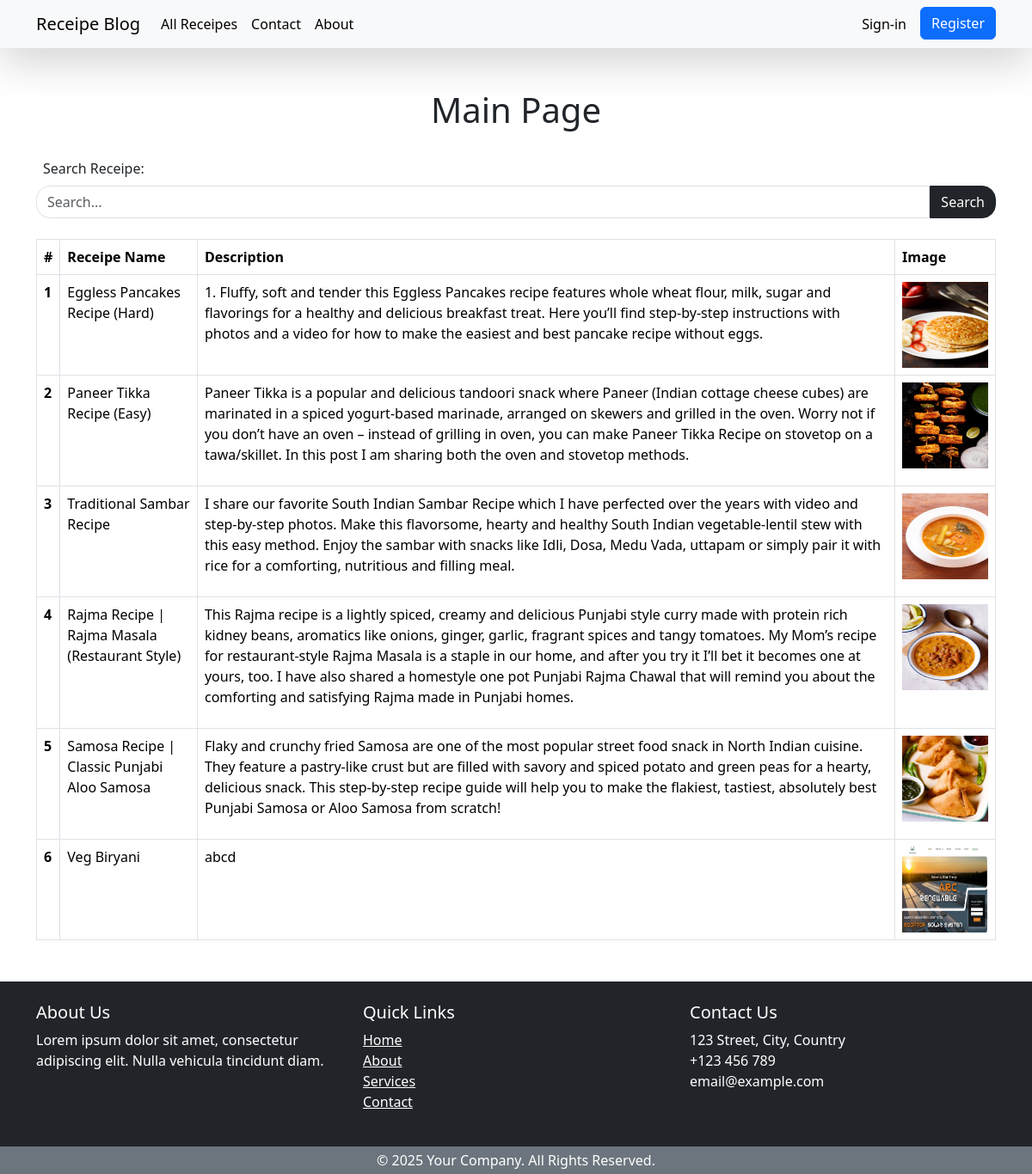
The page / on the database its author committed.
### recipeProject/models.py (models this page shows)
class Receipe(models.Model):
    user = models.ForeignKey(User, on_delete=models.SET_NULL, null=True, blank=True)
    receipe_name = models.CharField(max_length=100)
    receipe_desc = models.TextField()
    receipe_image = models.ImageField(upload_to="receipe/")

### basic_setup_01/views.py (the view)
# urls.py: path('', views.main, name='main'),
def main(request):
    queryset = Receipe.objects.all()
    context = {'receipes': queryset}
    if request.GET.get("search"):
        search = request.GET.get("search")
        queryset = queryset.filter(receipe_name__icontains = search)
        context = {'receipes': queryset, 'search':True}
    return render(request, 'main.html', context)

### templates/main.html (shortened to what this page needs)
{% extends "layout.html" %}
{% block content %}
    <div class="container mt-5" >
        <div class="d-flex justify-content-center mt-4">
            <h1>Main Page</h1>
        </div>
        <form class="mt-4">
            <label for="search_receipe" class="form-label ps-2">Search Receipe:</label>
            <div class="d-flex">
                <input name='search' type="text" class="form-control rounded-4 rounded-end-0" id="search_receipe" placeholder={{search}}"Search...">
                <button type='submit' class='btn btn-dark rounded-4 rounded-start-0'>Search</button>
            </div>
        </form>
        <table class="table table-bordered mt-4">
            <thead>
              <tr>
                <th scope="col">#</th>
                <th scope="col">Receipe Name</th>
                <th scope="col">Description</th>
                <th scope="col">Image</th>
              </tr>
            </thead>
            <tbody>
            {% for receipe in receipes  %}
              <tr>
                <th scope="row">{{forloop.counter}}</th>
                <td>{{receipe.receipe_name}}</td>
                <td>
                    <p>{{receipe.receipe_desc}}</p>
                </td>
                <td>
                    <img src="/receipe/media/{{receipe.receipe_image}}" width="100px" height="100px">
                </td>
              </tr>
            {% endfor %}
            </tbody>
          </table>
    </div>
{% endblock content %}

### rows shown on the page
Receipe: receipe_name "Eggless Pancakes Recipe (Hard)", receipe_desc "1. Fluffy, soft and tender this Eggless Pancakes recipe features whole wheat flour, milk, sugar and flavorings for a healthy and delicious breakfast treat. Here you’ll find step-by-step instructions with photos and a video for how to make the easiest and best pancake recipe without eggs.", receipe_image (picture)
Receipe: receipe_name "Paneer Tikka Recipe (Easy)", receipe_desc "Paneer Tikka is a popular and delicious tandoori snack where Paneer (Indian cottage cheese cubes) are marinated in a spiced yogurt-based marinade, arranged on skewers and grilled in the oven. Worry not if you don’t have an oven – instead of grilling in oven, you can make Paneer Tikka Recipe on stovetop on a tawa/skillet. In this post I am sharing both the oven and stovetop methods.", receipe_image (picture)
Receipe: receipe_name "Traditional Sambar Recipe", receipe_desc "I share our favorite South Indian Sambar Recipe which I have perfected over the years with video and step-by-step photos. Make this flavorsome, hearty and healthy South Indian vegetable-lentil stew with this easy method. Enjoy the sambar with snacks like Idli, Dosa, Medu Vada, uttapam or simply pair it with rice for a comforting, nutritious and filling meal.", receipe_image (picture)
Receipe: receipe_name "Rajma Recipe | Rajma Masala (Restaurant Style)", receipe_desc "This Rajma recipe is a lightly spiced, creamy and delicious Punjabi style curry made with protein rich kidney beans, aromatics like onions, ginger, garlic, fragrant spices and tangy tomatoes. My Mom’s recipe for restaurant-style Rajma Masala is a staple in our home, and after you try it I’ll bet it becomes one at yours, too. I have also shared a homestyle one pot Punjabi Rajma Chawal that will remind you about the comforting and satisfying Rajma made in Punjabi homes.", receipe_image (picture)
Receipe: receipe_name "Samosa Recipe | Classic Punjabi Aloo Samosa", receipe_desc "Flaky and crunchy fried Samosa are one of the most popular street food snack in North Indian cuisine. They feature a pastry-like crust but are filled with savory and spiced potato and green peas for a hearty, delicious snack. This step-by-step recipe guide will help you to make the flakiest, tastiest, absolutely best Punjabi Samosa or Aloo Samosa from scratch!", receipe_image (picture)
Receipe: receipe_name "Veg Biryani", receipe_desc "abcd", receipe_image (picture)
